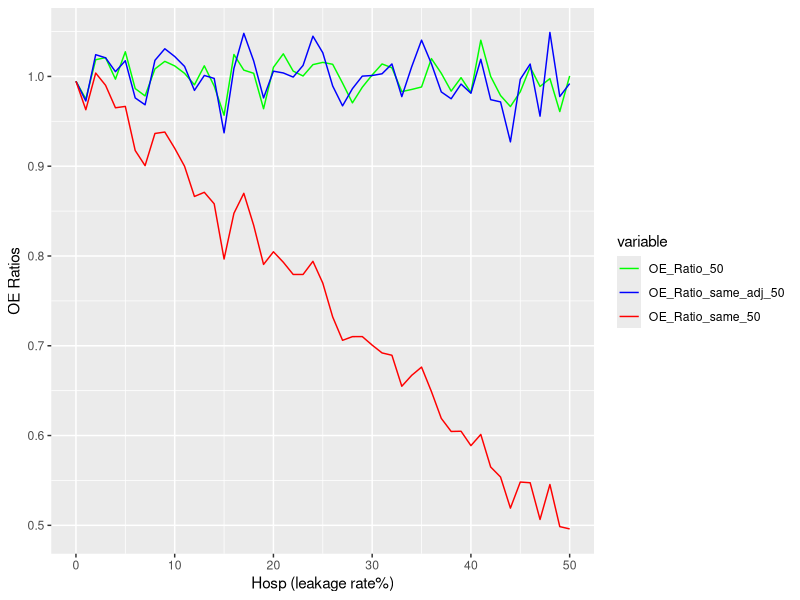
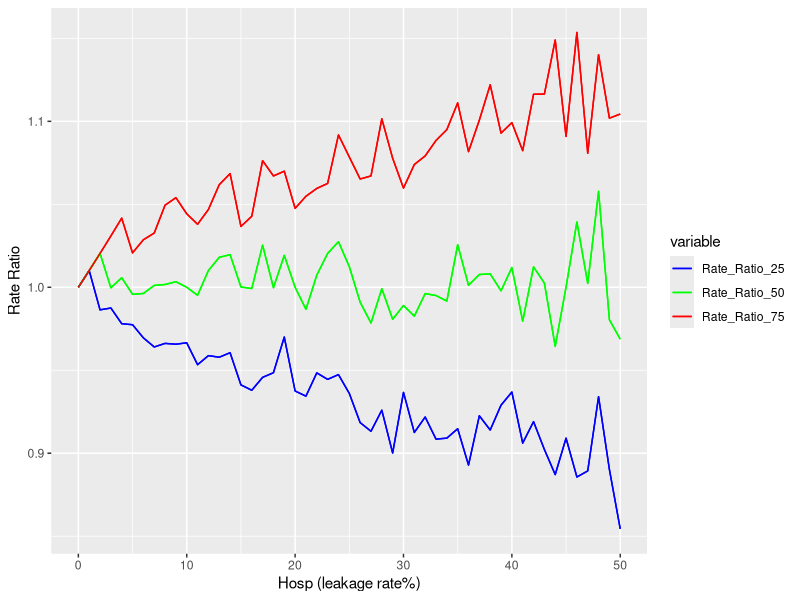
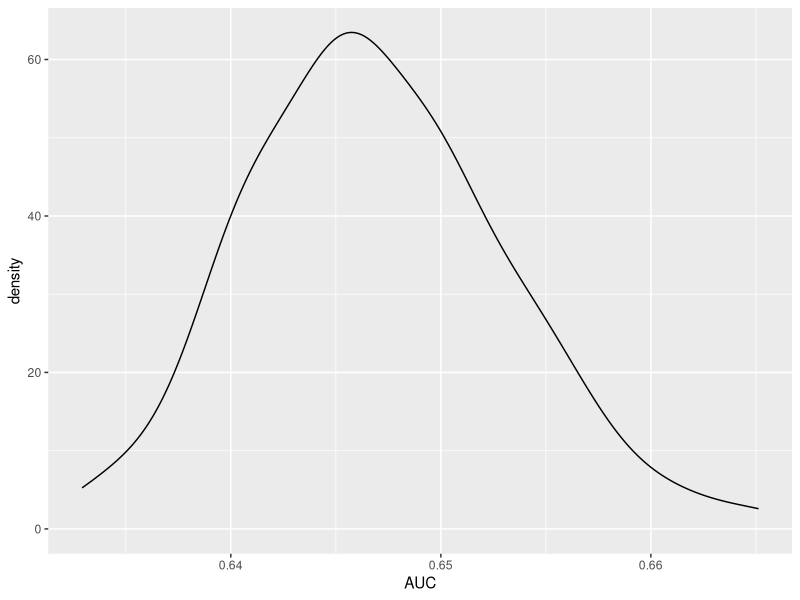

The R source for these figures, in order:
## ---- chunk 1
rm(list=ls())
library(tidyverse)
##################################################################
# Routine for generating sample random dataset for testing Logistic model
#  Generates two variables - y: response variable; x: risk factor
#  q: ~Prevalence of y (set by user)
#  p: ~Prevalence of x (set by user)
#  rho: Spearman rank correlation
#       used as strength of association of y with x, (set by user).
#       Higher the abs(rho) => higher ROC for glm(y ~ x,family = binomial(link='logit'))
# Four hospital sets of 1,000 cases generated with varying leakage rates% (0,10,20,40)
##################################################################
rm(list=ls())
library(tidyverse)
library(reshape2)

# This snippet generates the data, called once for each hospital
# All hospitals: y prevalence (q) ~ 20%; x prevalence (p) ~10%, N=1000
#-----------------------------------------

# Compute Pr(0,0) from rho, p=Pr(X=1), and q=Pr(Y=1).
a <- function(rho, p, q) {
   a.0  <- rho * sqrt(p*q*(1-p)*(1-q)) + (1-p)*(1-q)
   prob <- c(`(0,0)`=a.0, `(1,0)`=1-q-a.0, `(0,1)`=1-p-a.0, `(1,1)`=a.0+p+q-1)
   if (min(prob) < 0) {
     print(prob)
     stop("Error: a probability is negative.")
   }
   u <- sample.int(4, n.sim * n, replace=TRUE, prob=prob)
   return(u)
}
#-----------------------------------------
iterations = 100
staticEnctern = 100
set.seed(21)
hospitals       <- 51
hospid          <- c(0:(hospitals-1))
#hospLeakageRate <- seq(0,0.50,0.50/(hospitals-1)) # Readmissions % at non-index facilities (0 to 50%)
hospEnctrs      <- rep(staticEnctern,hospitals)            # Each hosp with with 1000 cases, change if desired
p               <- 0.1                            # Single risk factor 'x' prevalance     
q               <- 0.3                            # Overall readmission event rate 
rho             <- 0.45;                          # Spearman rank (rho) correlation between y and x 
n.sim           <- sum(hospEnctrs)
n               <- 1 # don't change


for (i in 1:iterations) {
  u <- a(rho, p, q) # Randomize
  cohort <- data.frame(iteration=rep(i,n.sim),
                     hosp = rep(c(hospid),c(hospEnctrs)),
                     #lkg  = rep(c(hospLeakageRate),c(hospEnctrs)),
                     lkg  = rep(c(hospid/100),c(hospEnctrs)),
                     x     = 1 - u %% 2,
                     y     = floor((u-1)/2),
                     y_ndxhosp = floor((u-1)/2)*unlist(lapply(rep(c(1-hospid/100),c(hospEnctrs)), function(x) rbinom(n=1, size=1,prob=x)))
                     )
  m1 <- glm(y ~ x , data = cohort, family = binomial(link='logit'))
  #pROC::roc(response = cohort$y, predictor = fitted(m1))
  #coef(summary(m1))[,'Pr(>|z|)']
  m1$coefficients
  b0=m1$coefficients[1]
  b1=m1$coefficients[2]
  cohort$expected <- exp(b0+b1*cohort$x)/(1+exp(b0+b1*cohort$x))
  cohort$AUC <-0*cohort$y + pROC::roc(response = cohort$y, predictor = fitted(m1))$auc[1]
  # Initialize vectors
  if(i==1){  
    smry <- cohort %>% group_by(hosp, iteration) %>%
          summarize(Obs_rate=mean(y)
                 , Exp_rate      = mean(expected)
                 , Obs_rate_same = mean(y_ndxhosp)
                 , OE_Ratio      = mean(y)/mean(expected)
                 , OE_Ratio_same = mean(y_ndxhosp )/mean(expected)
                 , OE_Ratio_same_adj       = Obs_rate_same/ mean((1-lkg)*expected)
                 , OE_Ratio_same_adj_delta = mean(y)/mean(expected) - Obs_rate_same/ mean((1-lkg)*expected)
                 , Rate_Ratio    = (Obs_rate_same/ mean((1-lkg)*expected)) / (mean(y)/mean(expected))
                 , AUC    = mean(AUC)
                 )
  }
  if(i>1){
    hold <- cohort %>% group_by(hosp, iteration) %>%
      summarize(Obs_rate=mean(y)
                , Exp_rate       = mean(expected)
                , Obs_rate_same  = mean(y_ndxhosp)
                , OE_Ratio       = mean(y)/mean(expected)
                , OE_Ratio_same  = mean(y_ndxhosp )/mean(expected)
                , OE_Ratio_same_adj       = Obs_rate_same/ mean((1-lkg)*expected)
                , OE_Ratio_same_adj_delta = mean(y)/mean(expected) - Obs_rate_same/ mean((1-lkg)*expected)
                , Rate_Ratio    = (Obs_rate_same/ mean((1-lkg)*expected)) / (mean(y)/mean(expected))
                , AUC    = mean(AUC)
      )
    smry<-rbind(smry,hold)    
  } 

}
final<-smry %>% group_by(hosp) %>%
summarize(cases = n()
        , Obs_rate_avg      =mean(Obs_rate)
        , Exp_rate_avg      =mean(Exp_rate)
        , Obs_rate_same_avg =mean(Obs_rate_same)
        , OE_Ratio_avg      =mean(OE_Ratio)
        , OE_Ratio_25       =quantile(OE_Ratio, .27)
        , OE_Ratio_50       =quantile(OE_Ratio, .50)
        , OE_Ratio_75       =quantile(OE_Ratio, .75)
        , OE_Ratio_same_avg =mean(OE_Ratio_same)
        , OE_Ratio_same_50  =quantile(OE_Ratio_same, .50)
        , OE_Ratio_same_se  =sd(OE_Ratio_same)/sqrt(cases)
        , OE_Ratio_same_adj_avg =mean(OE_Ratio_same_adj)
        , OE_Ratio_same_adj_05 = quantile(OE_Ratio_same_adj, .05)
        , OE_Ratio_same_adj_25 = quantile(OE_Ratio_same_adj, .25) 
        , OE_Ratio_same_adj_50 = quantile(OE_Ratio_same_adj, .50) 
        , OE_Ratio_same_adj_75 = quantile(OE_Ratio_same_adj, .75)        
        , OE_Ratio_same_adj_95 = quantile(OE_Ratio_same_adj, .95)
        , Rate_Ratio_05 = quantile(Rate_Ratio, .05)
        , Rate_Ratio_25 = quantile(Rate_Ratio, .25) 
        , Rate_Ratio_50 = quantile(Rate_Ratio, .50) 
        , Rate_Ratio_75 = quantile(Rate_Ratio, .75)        
        , Rate_Ratio_95 = quantile(Rate_Ratio, .95)  
          ) 

## ---- chunk 2

dd_sub = final[,c("hosp","OE_Ratio_50","OE_Ratio_same_adj_50","OE_Ratio_same_50")]
dd = melt(dd_sub, id=c("hosp"))
ggplot(dd) + geom_line(aes(x=hosp, y=value, colour=variable)) +
  xlab("Hosp (leakage rate%)") + ylab("OE Ratios") +
  scale_colour_manual(values=c("green","blue","red")) 

dd_sub = final[,c("hosp","Rate_Ratio_25","Rate_Ratio_50","Rate_Ratio_75")]
dd = melt(dd_sub, id=c("hosp")) 
ggplot(dd) + geom_line(aes(x=hosp, y=value, colour=variable))+ 
  scale_colour_manual(values=c("blue","green","red")) + 
  xlab("Hosp (leakage rate%)") + ylab("Rate Ratio") +
  geom_line(aes(x=hosp, y=value, colour=variable)) 

AUCs <- smry %>% group_by(iteration)%>%
                 summarize(AUC=mean(AUC))
ggplot(data=AUCs,aes(x=AUC )) +
  geom_density()
